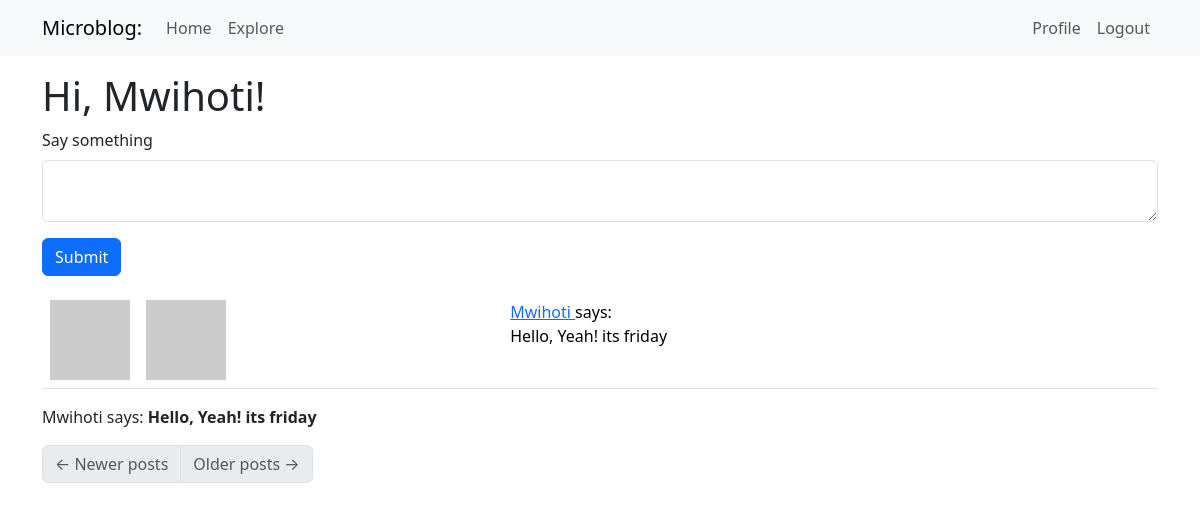
The page /index (signed in) on the database as committed earlier.
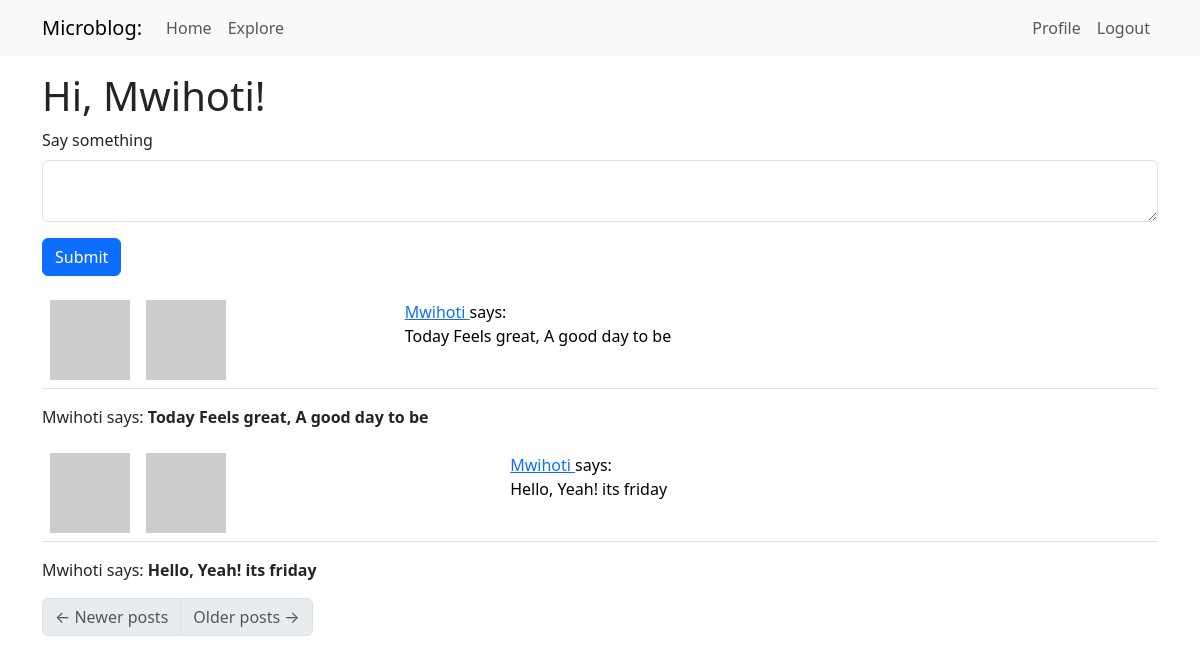
The same page on the database as committed later.
### app/models.py (models this page shows, shortened)
class User(UserMixin, db.Model):
    id: so.Mapped[int] = so.mapped_column(primary_key=True)
    username: so.Mapped[str] = so.mapped_column(sa.String(64), index=True,
                                                unique=True)
    email: so.Mapped[str] = so.mapped_column(sa.String(120), index=True,
                                             unique=True)
    password_hash: so.Mapped[Optional[str]] = so.mapped_column(sa.String(256))
    about_me: so.Mapped[Optional[str]] = so.mapped_column(sa.String(140))
    last_seen: so.Mapped[Optional[datetime]] = so.mapped_column(
        default=lambda: datetime.now(timezone.utc))
    posts: so.WriteOnlyMapped['Post'] = so.relationship(back_populates='author')
    following: so.WriteOnlyMapped['User'] = so.relationship(
        secondary=followers, primaryjoin=(followers.c.follower_id == id),
        secondaryjoin=(followers.c.followed_id==id),
        back_populates='followers'
    )
    followers: so.WriteOnlyMapped['User'] = so.relationship(
        secondary=followers, primaryjoin=(followers.c.followed_id == id),
        secondaryjoin=(followers.c.follower_id == id),
        back_populates='following'
    )
    def avatar(self, size):
        digest = hashlib.md5(self.email.lower().encode('utf-8')).hexdigest()
        return f'https://www.gravatar.com/avatar/{digest}?d=identicon&s={size}'
    @login.user_loader
    def load_user(id):
        return db.session.get(User, int(id))
    def following_posts(self):
        Author = so.aliased(User)
        Follower = so.aliased(User)
        return (
            sa.select(Post)
            .join(Post.author.of_type(Author))
            .join(Author.followers.of_type(Follower), isouter=True)
            .where(sa.or_(
                Follower.id == self.id,
                Author.id == self.id
            ))
            .group_by(Post)
            .order_by(Post.timestamp.desc())
        )

class Post(db.Model):
    id: so.Mapped[int] = so.mapped_column(primary_key=True)
    body: so.Mapped[str] = so.mapped_column(sa.String(140))
    timestamp: so.Mapped[datetime] = so.mapped_column(
        index=True, default=lambda: datetime.now(timezone.utc))
    user_id: so.Mapped[int] = so.mapped_column(sa.ForeignKey('user.id'),
                                               index=True
    )
    author: so.Mapped[User] = so.relationship('User', back_populates='posts')

### app/routes.py (the view)
@app.route('/', methods=['GET', 'POST'])
@app.route('/index', methods=['GET', 'POST'])
@login_required
def index():
    form = PostForm()
    if form.validate_on_submit():
        post = Post(body=form.post.data, author=current_user)
        db.session.add(post)
        db.session.commit()
        flash('Your Post is now live')
        return redirect(url_for('index'))
    page = request.args.get('page', 1, type=int)
    posts= db.paginate(current_user.following_posts(), page=page, per_page=app.config['POSTS_PER_PAGE'], error_out=False)
    next_url = url_for('index', page=posts.next_num) \
        if posts.has_next else None
    prev_url = url_for('index', page=posts.prev_num) \
        if posts.has_prev else None
    return render_template('index.html', title='Home', posts=posts.items, form=form,         next_url=next_url, prev_url=prev_url)

### app/forms.py
class PostForm(FlaskForm):
    post  = TextAreaField('Say something ', validators = [
        DataRequired(),  Length(min=1, max=140)
    ])
    submit = SubmitField('Submit')

### app/routes.py (called while the page is built)
@app.before_request
def before_request():
    if current_user.is_authenticated:
        current_user.last_seen = datetime.now(timezone.utc)
        db.session.commit()

### app/templates/index.html
{% extends "base.html" %}
{% import "bootstrap_wtf.html" as wtf %}
{% block content %}
    <h1>Hi, {{ current_user.username }}!</h1>
    {% if form %}
    {{ wtf.quick_form(form) }}
    {% endif %}
    {% for post in posts %}
        {% include '_post.html' %}
        <div style="display: flex;"><p>{{ post.author.username }} says: <b>{{ post.body }}</b></p></div>
    {% endfor %}
    <nav aria-label="Post navigation">
        <ul class="pagination">
            <li class="page-item{% if not prev_url %} disabled{% endif %}">
                <a class="page-link" href="{{ prev_url }}">
                    <span aria-hidden="true">&larr;</span> Newer posts
                </a>
            </li>
            <li class="page-item{% if not next_url %} disabled{% endif %}">
                <a class="page-link" href="{{ next_url }}">
                    Older posts <span aria-hidden="true">&rarr;</span>
                </a>
            </li>
        </ul>
    </nav>
{% endblock %}

### app/templates/base.html (shortened to what this page needs)
<!doctype html>
<html>
    <head>
        <link
        href="https://cdn.jsdelivr.net/npm/bootstrap@5.3.2/dist/css/bootstrap.min.css"
        rel="stylesheet"
>
    </head>
    <body>
        <nav class="navbar navbar-expand-lg bg-body-tertiary">
              <div class="container">
                <a class="navbar-brand" href="{{url_for('index')}}">Microblog:</a>
                <div class="collapse navbar-collapse" id="navbarSupportedContent">
                    <ul class="navbar-nav me-auto mb-2 mb-lg-0">
            <li class="nav-item">
              <a class="nav-link" aria-current="page" href="{{ url_for('index') }}">Home</a>
            </li>
            <li class="nav-item">
              <a class="nav-link" aria-current="page" href="{{ url_for('explore') }}">Explore</a>
            </li>
          </ul>
          <ul class="navbar-nav mb-2 mb-lg-0">
            {% if current_user.is_anonymous %}
            <li class="nav-item">
              <a class="nav-link" aria-current="page" href="{{ url_for('login') }}">Login</a>
            </li>
            {% else %}
            <li class="nav-item">
              <a class="nav-link" aria-current="page" href="{{ url_for('user', username=current_user.username) }}">Profile</a>
            </li>
            <li class="nav-item">
              <a class="nav-link" aria-current="page" href="{{ url_for('logout') }}">Logout</a>
            </li>
            {% endif %}
          </ul>
                </div>
        </div>
        </nav>
      <div class="container mt-3">
            {% block content %}{% endblock %}
      </div>
    </body>
</html>

### app/templates/_post.html
<table class="table table-hover">
    <tr >
        <td width="70px">
            <img src="{{post.author.avatar(36) }}"></td>
        <td>
            <a href="{{ url_for('user', username=post.author.username)}}">
                <img src="{{post.author.avatar(70)}}" />
            </a>
            <td>
                <a href="{{ url_for('user', username=post.author.username)}}">
                    {{ post.author.username}}
                </a>
                says: <br> {{post.body}} </td>
            </td>
    </tr>
</table>

Rows that differ between the two databases and show on the page:
added Post: author.username "Mwihoti", body "Today Feels great, A good day to be"
